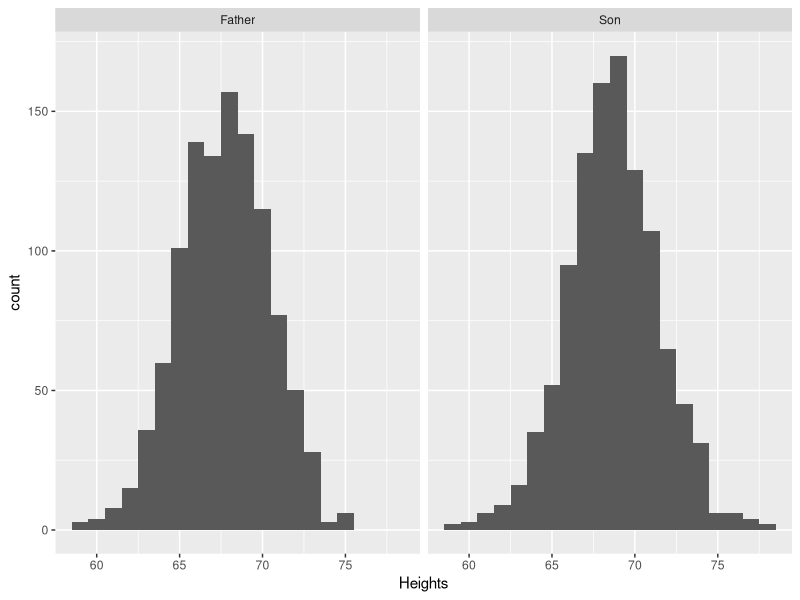
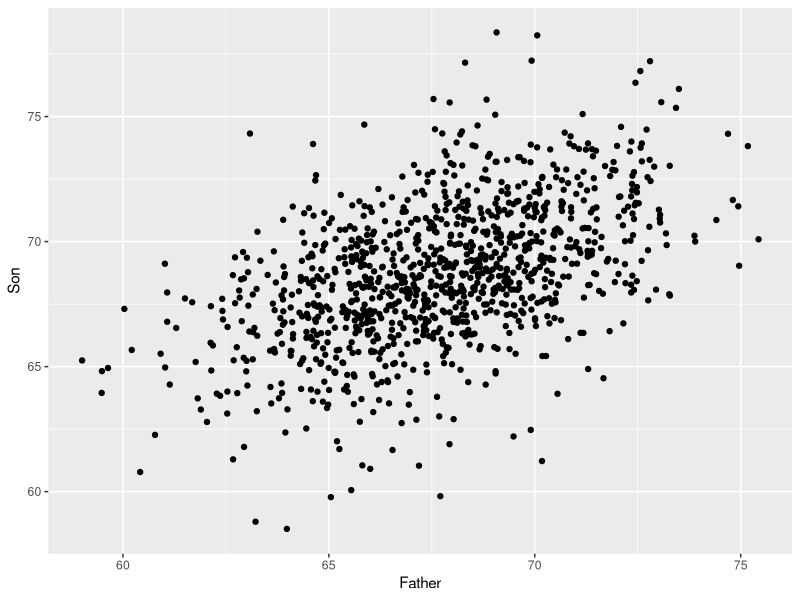
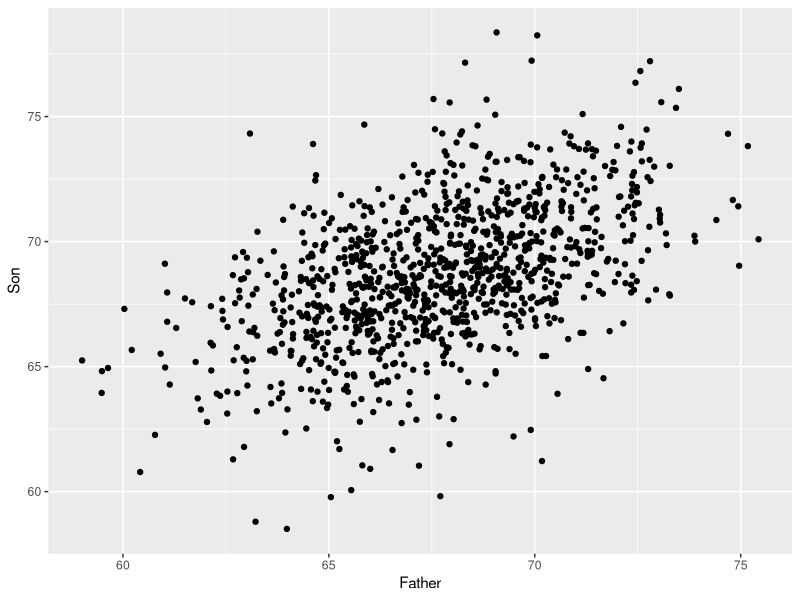
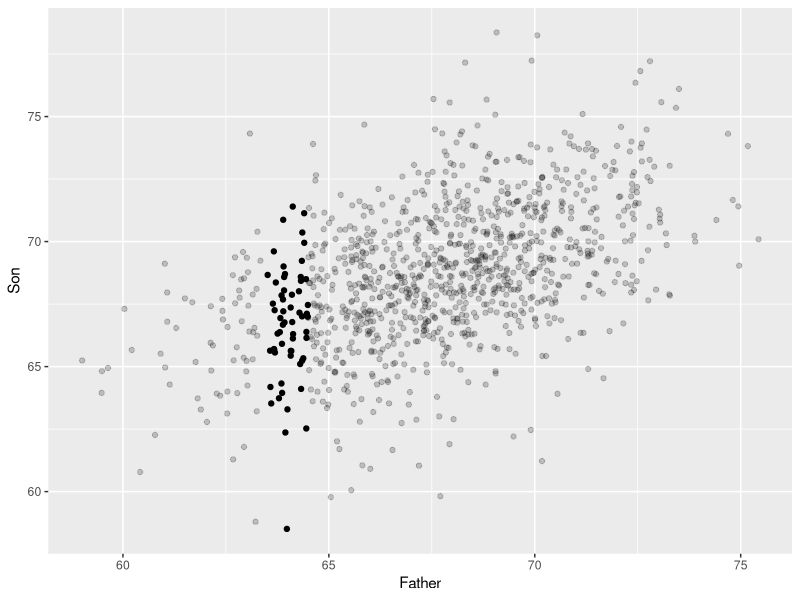
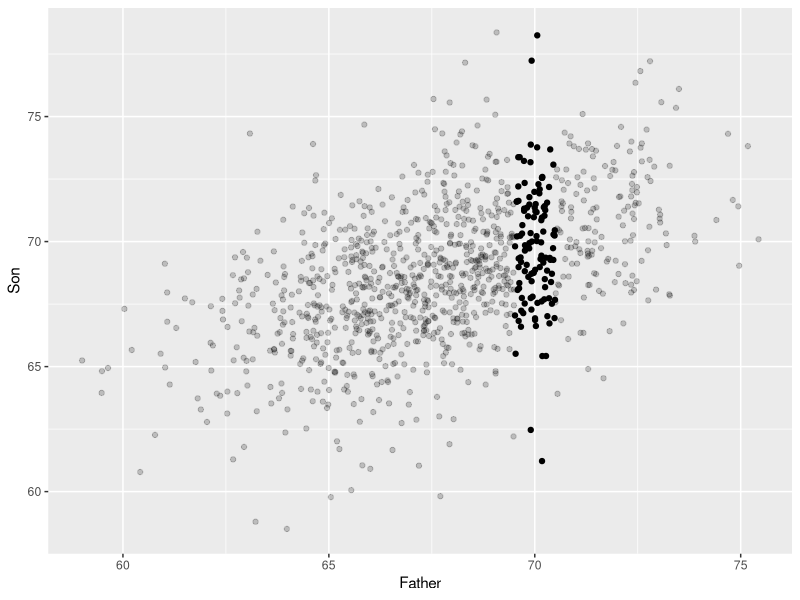
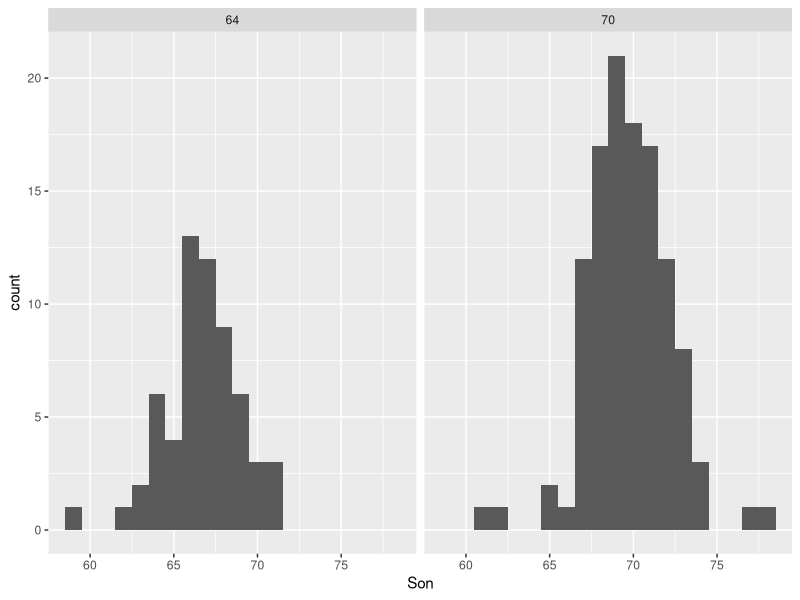
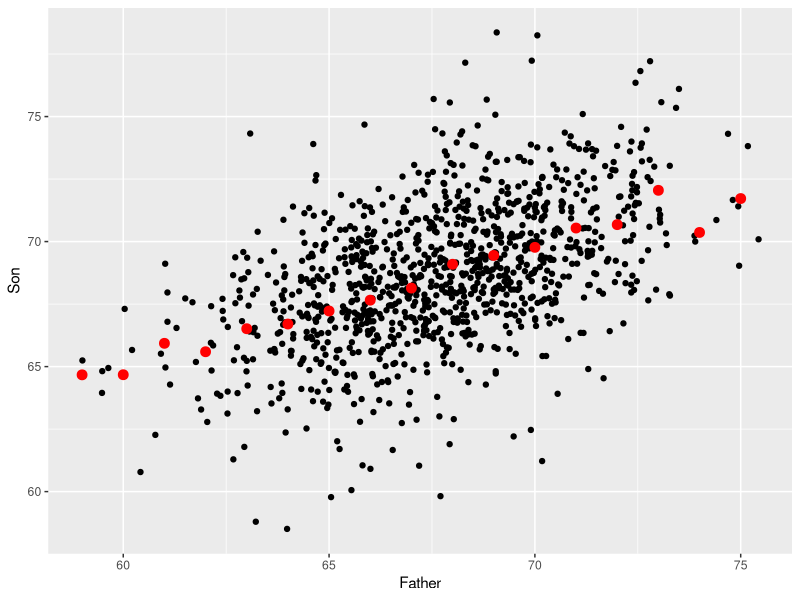
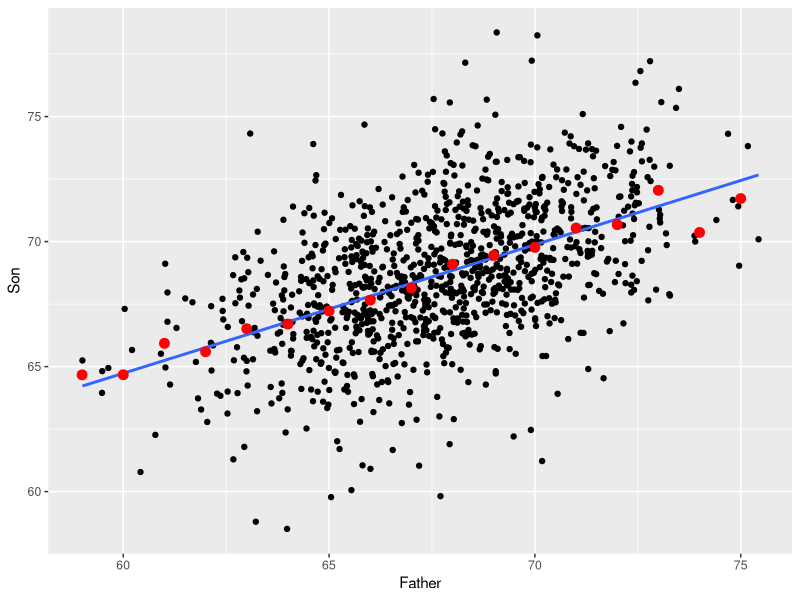

The R source for these figures, in order:
library(tidyverse)

# read the heights data :
(heights <- read_csv("../datasets/heights.csv", col_types = cols()))
ggplot(gather(heights), aes(value)) +
  geom_histogram(binwidth = 1) +
  facet_wrap( ~ key) +
  xlab("Heights")
#ggsave("../images/height_histograms.png",device="png")

mean(heights$Father)
sd(heights$Father)

# this is the null model! -----
mean(heights$Son) 
sd(heights$Son)

ggplot(heights, aes(Father, Son)) + geom_point()

heights <- heights %>%
  mutate(Group = round(Father))

# these provide _point estimates_ for predicted mean responses -----
# and margins of error via SD
(son.means <- heights %>%
    group_by(Group) %>%
    summarize(Average = mean(Son),
              SD = sd(Son)))
# summarize(N = n(), Average = mean(Son), SD = sd(Son)))

(heights.plot <- ggplot(heights, aes(Father, Son)) +
    geom_point())
#ggsave("../images/heights.png",device="png")

ggplot() +
  geom_point(data = heights %>% filter(Group != 64),
             aes(Father, Son),
             alpha = 0.2) +
  geom_point(data = heights %>% filter(Group == 64), aes(Father, Son)) +
  theme(legend.position = "none")

# ggsave("../images/fathers64son.png",device="png")

ggplot() +
  geom_point(data = heights %>% filter(Group != 70),
             aes(Father, Son),
             alpha =
               .2) +
  geom_point(data = heights %>% filter(Group == 70), aes(Father, Son)) +
  theme(legend.position = "none")
# ggsave("../images/fathers70son.png",device="png")

son.groups <- heights %>% 
  filter( Group == 64 | Group == 70) 
ggplot(son.groups, aes(Son)) + geom_histogram( binwidth=1 ) + facet_wrap(~Group)
#ggsave("../images/songroups.png",device="png")

heights.plot + 
  geom_point(data = son.means, aes(Group, Average), color="red", size=3)
#ggsave("../images/avgsons.png",device="png")

heights.plot + 
  geom_smooth( method="lm", level=0, lwd=1 ) + 
  geom_point(data = son.means, aes(Group, Average), color="red", size=3) 
#ggsave("../images/avgsons_with_line.png",device="png")

heights.plot + 
  geom_smooth( method="lm", level=0 )
#ggsave("../images/heights_with_line.png",device="png")

( heights.fit <- lm( Son ~ Father, data = heights ))
summary( heights.fit )
